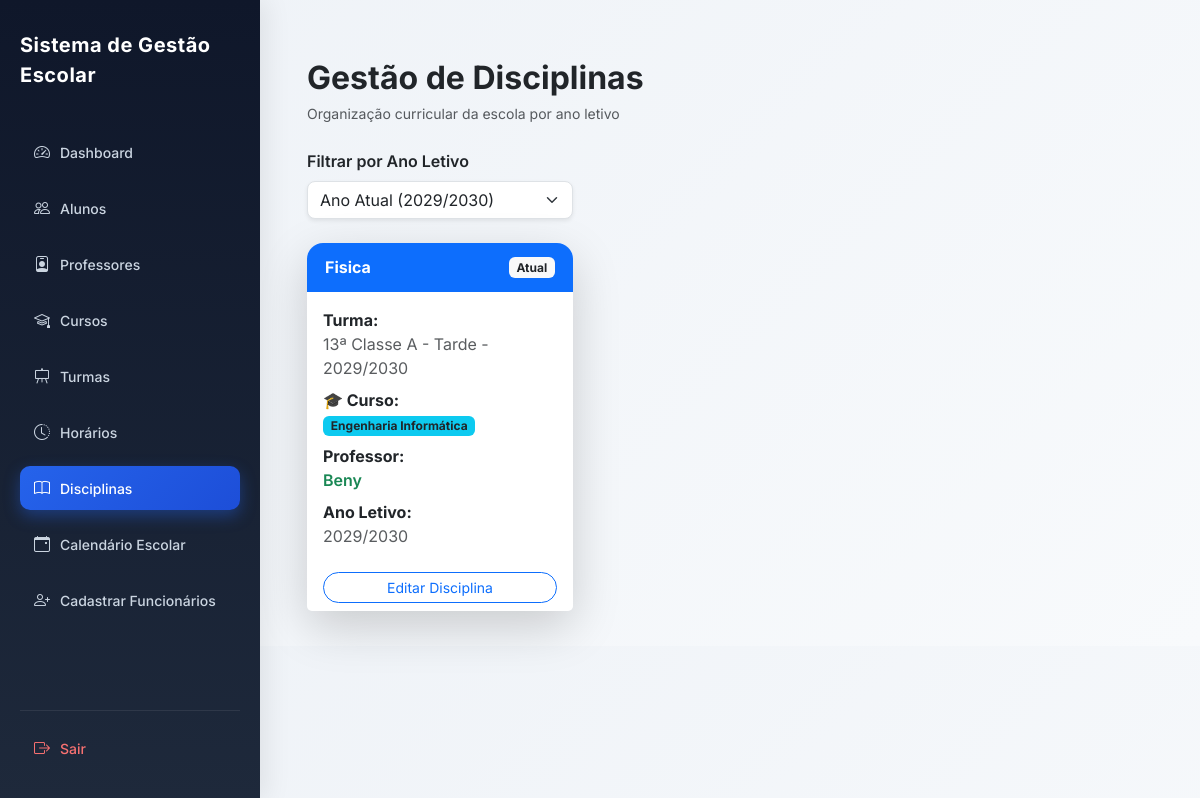
Page /disciplinas/ (signed in) on the earlier database version.
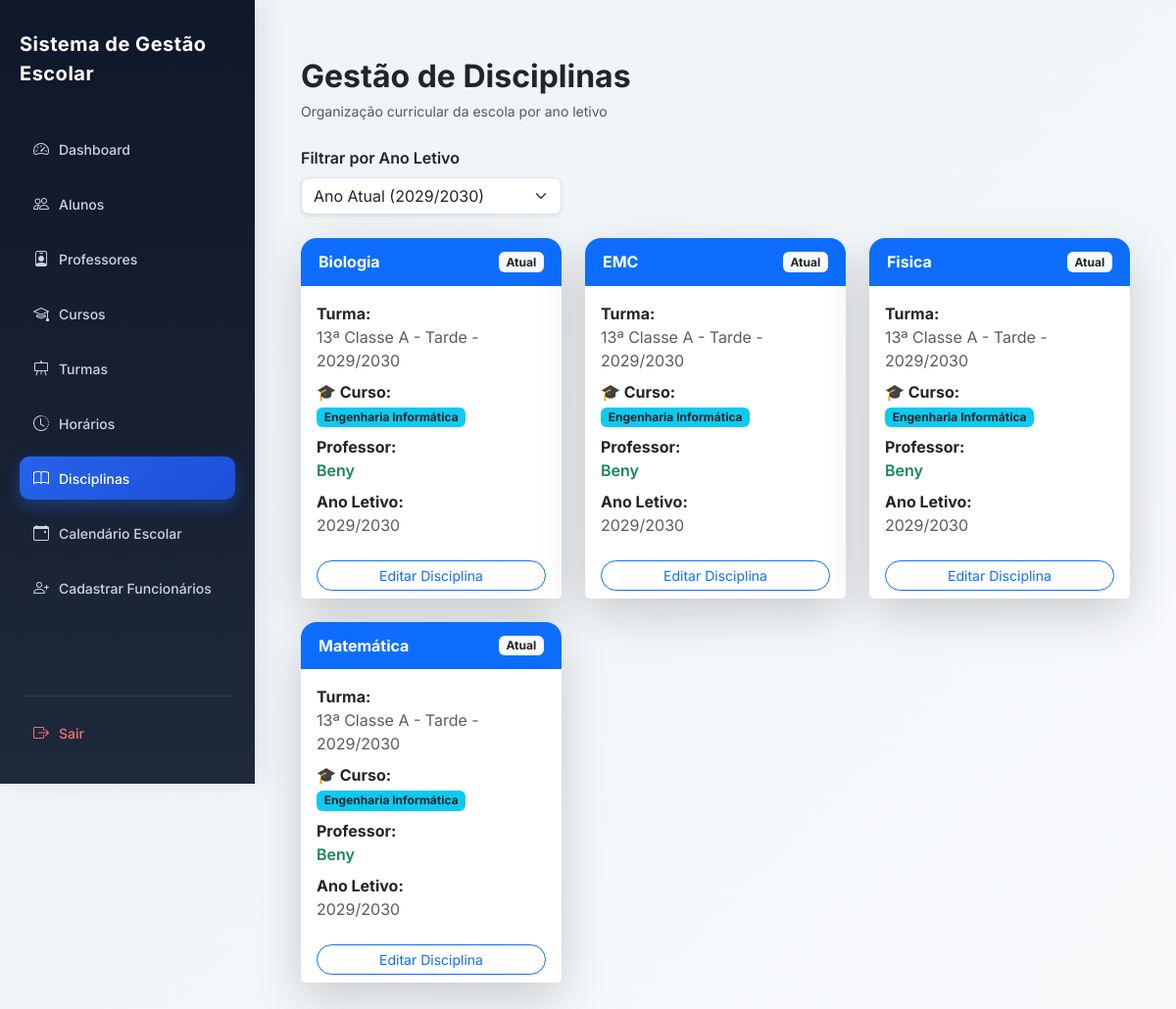
Same page on the later database version.
### academic/models.py (models this page shows, shortened)
class Disciplina(models.Model):
    nome = models.CharField(max_length=90)
    turma = models.ForeignKey(
        Turma,
        on_delete=models.CASCADE,
        related_name="disciplinas"
    )
    professor = models.ForeignKey(
        settings.AUTH_USER_MODEL,
        on_delete=models.CASCADE,
        limit_choices_to={'role': 'PROFESSOR'},
        related_name="disciplinas",
        null=True,
        blank=True
    )
    escola = models.ForeignKey(
        Escola,
        on_delete=models.CASCADE,
        related_name="disciplinas"
    )
    criada_em = models.DateTimeField(auto_now_add=True)
    class Meta:
        unique_together = ('nome', 'turma', 'escola')
        ordering = ["nome"]

class Turma(models.Model):
    CLASSE_CHOICES = [
        ('4', '4ª Classe'),
        ('5', '5ª Classe'),
        ('6', '6ª Classe'),
        ('7', '7ª Classe'),
        ('8', '8ª Classe'),
        ('9', '9ª Classe'),
        ('10', '10ª Classe'),
        ('11', '11ª Classe'),
        ('12', '12ª Classe'),
        ('13', '13ª Classe'),
    ]
    TURNOS = [
        ('MANHA', 'Manhã'),
        ('TARDE', 'Tarde'),
        ('NOITE', 'Noite'),
    ]
    classe = models.CharField(
        max_length=10,
        choices=CLASSE_CHOICES,
        verbose_name="Classe"
    )
    curso = models.ForeignKey(
        'Curso',
        on_delete=models.SET_NULL,
        null=True,
        blank=True,
        related_name="turmas",
        verbose_name="Curso"
    )
    identificador = models.CharField(
        max_length=5,
        verbose_name="Identificador"
    )
    turno = models.CharField(
        max_length=10,
        choices=TURNOS,
        default='MANHA',
        verbose_name='Turno'
    )
    ano_letivo = models.ForeignKey(
        'AnoLetivo',
        on_delete=models.CASCADE,
        related_name="turmas",
        verbose_name="Ano Letivo"
    )
    escola = models.ForeignKey(
        'Escola',
        on_delete=models.CASCADE,
        related_name="turmas",
        verbose_name="Escola"
    )
    professor = models.ForeignKey(
        settings.AUTH_USER_MODEL,
        on_delete=models.SET_NULL,
        related_name="turmas",
        limit_choices_to={"role": "PROFESSOR"},
        null=True,
        blank=True,
        verbose_name="Professor"
    )
    criada_em = models.DateTimeField(
        auto_now_add=True,
        verbose_name="Data de Criação"
    )
    class Meta:
        constraints = [
            models.UniqueConstraint(
                fields=['classe', 'identificador', 'turno', 'ano_letivo', 'escola', 'curso'],
                name='unique_turma_por_curso'
            )
        ]
        verbose_name = "Turma"
        verbose_name_plural = "Turmas"
    def nome_completo(self):
        return f"{self.get_classe_display()} {self.identificador} - {self.get_turno_display()} - {self.ano_letivo}"
    def __str__(self):
        return self.nome_completo()

class AnoLetivo(models.Model):
    nome = models.CharField(max_length=20)  # Ex: 2025/2026
    ativo = models.BooleanField(default=True)
    escola = models.ForeignKey(
        "Escola",
        on_delete=models.CASCADE,
        related_name="anos_letivos"
    )
    def __str__(self):
        return self.nome

class Curso(models.Model):
    nome = models.CharField(
        max_length=90,
        unique=True,
        verbose_name="Curso"
    )
    descricao = models.TextField(
        blank=True,
        null=True
    )
    escola = models.ForeignKey(
        'Escola',
        on_delete=models.CASCADE,
        related_name='cursos'
    )
    criado_em = models.DateTimeField(auto_now_add=True)
    class Meta:
        verbose_name = "Curso"
        verbose_name_plural = "Cursos"

### users/models.py (models this page shows, shortened)
class User(AbstractUser):
    ROLE_CHOICES = (
        ('SUPERADMIN', 'Super Admin'),
        ('DIRETOR', 'Diretor'),
        ('PROFESSOR', 'Professor'),
        ('ALUNO', 'Aluno'),
        ('FINANCEIRO', 'Financeiro'),
        ('SECRETARIA', 'Secretaria'),
    )
    role = models.CharField(
        max_length=20,
        choices=ROLE_CHOICES,
        default='ALUNO'
    )
    ativo = models.BooleanField(default=True)
    escola = models.ForeignKey(
        'academic.Escola',
        on_delete=models.CASCADE,
        null=True,
        blank=True,
        related_name="usuarios"
    )
    criado_em = models.DateTimeField(auto_now_add=True)
    objects = UserManager()

### core/views.py (the view)
# urls.py: path('disciplinas/', views.lista_disciplinas, name='disciplinas'),
@login_required
def lista_disciplinas(request):
    escola = get_escola(request)
    if not escola:
        return redirect('dashboard')
    ano_ativo = AnoLetivo.objects.filter(
        escola=escola,
        ativo=True
    ).first()
    ano_id = request.GET.get("ano")
    if request.user.role == "DIRETOR":
        disciplinas = Disciplina.objects.filter(
            escola=escola
        )
    elif request.user.role == "PROFESSOR":
        disciplinas = Disciplina.objects.filter(
            escola=escola,
            professor=request.user
        )
    else:
        return redirect("dashboard")
    if ano_id:
        disciplinas = disciplinas.filter(
            turma__ano_letivo_id=ano_id
        )
    else:
        disciplinas = disciplinas.filter(
            turma__ano_letivo=ano_ativo
        )
    anos = AnoLetivo.objects.filter(
        escola=escola
    ).order_by("-nome")
    return render(request, "disciplinas.html", {
        "disciplinas": disciplinas,
        "anos": anos,
        "ano_selecionado": ano_id,
        "ano_ativo": ano_ativo
    })

### core/views.py (called while the page is built)
def get_escola(request):
    user = request.user
    if user.role == 'SUPERADMIN':
        escola_id = request.session.get('escola_id')
        if escola_id:
            return Escola.objects.filter(id=escola_id).first()
        return None
    return user.escola

### core/templates/disciplinas.html (shortened to what this page needs)
{% extends "base.html" %}
{% block content %}
<div class="container-fluid mt-4">
<div class="d-flex justify-content-between align-items-center flex-wrap gap-3 mb-4">
    <div>
        <h2 class="fw-bold mb-1">
            Gestão de Disciplinas
        </h2>
        <small class="text-muted">
            Organização curricular da escola por ano letivo
        </small>
    </div>
</div>
<form method="GET" class="mb-4">
    <div class="row">
        <div class="col-md-4">
            <label class="form-label fw-semibold">
                Filtrar por Ano Letivo
            </label>
            <select name="ano"
                    class="form-select shadow-sm rounded-3"
                    onchange="this.form.submit()">
                <option value="">
                    Ano Atual ({{ ano_ativo.nome }})
                </option>
            </select>
        </div>
    </div>
</form>
<div class="row g-4">
    {% for disciplina in disciplinas %}
    <div class="col-md-6 col-xl-4">
        <div class="card border-0 shadow-lg h-100 rounded-4 hover-card">
            <div class="card-header bg-primary text-white border-0 rounded-top-4">
                <div class="d-flex justify-content-between align-items-center">
                    <h6 class="mb-0 fw-bold">
                        {{ disciplina.nome }}
                    </h6>
                    {% if disciplina.turma.ano_letivo.ativo %}
                        <span class="badge bg-light text-dark">
                            Atual
                        </span>
                    {% else %}
                        <span class="badge bg-secondary">
                            Histórico
                        </span>
                    {% endif %}
                </div>
            </div>
            <div class="card-body">
                <p class="mb-2">
                    <strong>Turma:</strong><br>
                    <span class="text-muted">{{ disciplina.turma }}</span>
                </p>
                <p class="mb-2">
                    <strong>🎓 Curso:</strong><br>
                    {% if disciplina.turma.curso %}
                        <span class="badge bg-info text-dark">
                            {{ disciplina.turma.curso.nome }}
                        </span>
                    {% else %}
                        <span class="text-muted">
                            Ensino Geral
                        </span>
                    {% endif %}
                </p>
                <p class="mb-2">
                    <strong>Professor:</strong><br>
                    {% if disciplina.professor %}
                        <span class="text-success fw-semibold">
                            {{ disciplina.professor.get_full_name|default:disciplina.professor.username }}
                        </span>
                    {% else %}
                        <span class="badge bg-warning text-dark">
                            Não atribuído
                        </span>
                    {% endif %}
                </p>
                <p class="mb-0">
                    <strong>Ano Letivo:</strong><br>
                    <span class="text-muted">
                        {{ disciplina.turma.ano_letivo }}
                    </span>
                </p>
            </div>
            <div class="card-footer bg-white border-0">
                {% if disciplina.turma.ano_letivo.ativo %}
                    <a href="{% url 'editar_disciplina' disciplina.id %}"
                       class="btn btn-outline-primary btn-sm w-100 rounded-pill">
                        Editar Disciplina
                    </a>
                {% else %}
                    <button class="btn btn-outline-secondary btn-sm w-100 rounded-pill"
                            disabled
                            title="Não é possível editar disciplinas de anos encerrados">
                        Histórico (não editável)
                    </button>
                {% endif %}
            </div>
        </div>
    </div>
    {% endfor %}
</div>
</div>
{% endblock %}

Differences in the rows shown:
added Disciplina: nome "Biologia", shows "Atual", turma "13ª Classe A - Tarde - 2029/2030", turma.curso.nome "Engenharia Informática", professor.get_full_name "Beny", turma.ano_letivo "2029/2030", shows "Editar Disciplina"
added Disciplina: nome "EMC", shows "Atual", turma "13ª Classe A - Tarde - 2029/2030", turma.curso.nome "Engenharia Informática", professor.get_full_name "Beny", turma.ano_letivo "2029/2030", shows "Editar Disciplina"
added Disciplina: nome "Matemática", shows "Atual", turma "13ª Classe A - Tarde - 2029/2030", turma.curso.nome "Engenharia Informática", professor.get_full_name "Beny", turma.ano_letivo "2029/2030", shows "Editar Disciplina"
